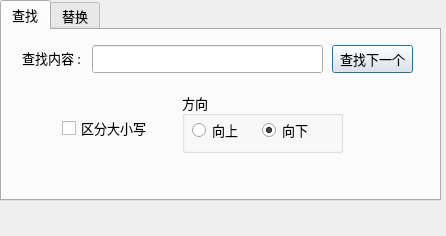
<?xml version="1.0" encoding="UTF-8"?>
<ui version="4.0">
 <class>FindDialog</class>
 <widget class="QDialog" name="FindDialog">
  <property name="geometry">
   <rect>
    <x>0</x>
    <y>0</y>
    <width>446</width>
    <height>236</height>
   </rect>
  </property>
  <property name="sizePolicy">
   <sizepolicy hsizetype="Fixed" vsizetype="Fixed">
    <horstretch>0</horstretch>
    <verstretch>0</verstretch>
   </sizepolicy>
  </property>
  <property name="minimumSize">
   <size>
    <width>446</width>
    <height>236</height>
   </size>
  </property>
  <property name="maximumSize">
   <size>
    <width>446</width>
    <height>236</height>
   </size>
  </property>
  <property name="font">
   <font>
    <family>微软雅黑</family>
    <pointsize>10</pointsize>
   </font>
  </property>
  <property name="windowTitle">
   <string>查找</string>
  </property>
  <widget class="QLabel" name="labelError">
   <property name="geometry">
    <rect>
     <x>10</x>
     <y>208</y>
     <width>421</width>
     <height>21</height>
    </rect>
   </property>
   <property name="styleSheet">
    <string notr="true"/>
   </property>
   <property name="text">
    <string/>
   </property>
  </widget>
  <widget class="QTabWidget" name="tabWidget">
   <property name="geometry">
    <rect>
     <x>0</x>
     <y>0</y>
     <width>441</width>
     <height>201</height>
    </rect>
   </property>
   <property name="currentIndex">
    <number>0</number>
   </property>
   <widget class="QWidget" name="tabFind">
    <attribute name="title">
     <string>查找</string>
    </attribute>
    <widget class="QGroupBox" name="groupBox">
     <property name="geometry">
      <rect>
       <x>180</x>
       <y>62</y>
       <width>161</width>
       <height>61</height>
      </rect>
     </property>
     <property name="title">
      <string>方向</string>
     </property>
     <widget class="QRadioButton" name="radioButtonBackward">
      <property name="geometry">
       <rect>
        <x>10</x>
        <y>30</y>
        <width>51</width>
        <height>16</height>
       </rect>
      </property>
      <property name="text">
       <string>向上</string>
      </property>
     </widget>
     <widget class="QRadioButton" name="radioButtonForward">
      <property name="geometry">
       <rect>
        <x>80</x>
        <y>30</y>
        <width>51</width>
        <height>16</height>
       </rect>
      </property>
      <property name="text">
       <string>向下</string>
      </property>
      <property name="checked">
       <bool>true</bool>
      </property>
     </widget>
    </widget>
    <widget class="QCheckBox" name="checkBoxCaseSensitive">
     <property name="geometry">
      <rect>
       <x>60</x>
       <y>90</y>
       <width>91</width>
       <height>16</height>
      </rect>
     </property>
     <property name="text">
      <string>区分大小写</string>
     </property>
    </widget>
    <widget class="QLineEdit" name="lineEdit">
     <property name="geometry">
      <rect>
       <x>90</x>
       <y>15</y>
       <width>231</width>
       <height>28</height>
      </rect>
     </property>
    </widget>
    <widget class="QPushButton" name="pushButtonFind">
     <property name="geometry">
      <rect>
       <x>330</x>
       <y>15</y>
       <width>81</width>
       <height>28</height>
      </rect>
     </property>
     <property name="text">
      <string>查找下一个</string>
     </property>
    </widget>
    <widget class="QLabel" name="label">
     <property name="geometry">
      <rect>
       <x>20</x>
       <y>20</y>
       <width>61</width>
       <height>16</height>
      </rect>
     </property>
     <property name="text">
      <string>查找内容 :</string>
     </property>
    </widget>
   </widget>
   <widget class="QWidget" name="tabReplace">
    <attribute name="title">
     <string>替换</string>
    </attribute>
    <widget class="QLabel" name="label_2">
     <property name="geometry">
      <rect>
       <x>20</x>
       <y>18</y>
       <width>41</width>
       <height>21</height>
      </rect>
     </property>
     <property name="font">
      <font>
       <family>微软雅黑</family>
       <pointsize>10</pointsize>
      </font>
     </property>
     <property name="text">
      <string>查找：</string>
     </property>
    </widget>
    <widget class="QLineEdit" name="lineEditReplace">
     <property name="geometry">
      <rect>
       <x>70</x>
       <y>53</y>
       <width>261</width>
       <height>28</height>
      </rect>
     </property>
    </widget>
    <widget class="QLabel" name="label_3">
     <property name="geometry">
      <rect>
       <x>10</x>
       <y>60</y>
       <width>51</width>
       <height>16</height>
      </rect>
     </property>
     <property name="font">
      <font>
       <family>微软雅黑</family>
       <pointsize>10</pointsize>
      </font>
     </property>
     <property name="text">
      <string>替换为：</string>
     </property>
    </widget>
    <widget class="QLineEdit" name="lineEditFind">
     <property name="geometry">
      <rect>
       <x>70</x>
       <y>15</y>
       <width>261</width>
       <height>28</height>
      </rect>
     </property>
    </widget>
    <widget class="QPushButton" name="pushButtonReplace">
     <property name="geometry">
      <rect>
       <x>350</x>
       <y>13</y>
       <width>75</width>
       <height>28</height>
      </rect>
     </property>
     <property name="text">
      <string>替换</string>
     </property>
    </widget>
    <widget class="QPushButton" name="pushButtonReplaceAll">
     <property name="geometry">
      <rect>
       <x>350</x>
       <y>52</y>
       <width>75</width>
       <height>28</height>
      </rect>
     </property>
     <property name="text">
      <string>替换全部</string>
     </property>
    </widget>
    <widget class="QGroupBox" name="groupBox_2">
     <property name="geometry">
      <rect>
       <x>200</x>
       <y>90</y>
       <width>151</width>
       <height>61</height>
      </rect>
     </property>
     <property name="title">
      <string>方向</string>
     </property>
     <widget class="QRadioButton" name="radioButtonBackward_2">
      <property name="geometry">
       <rect>
        <x>10</x>
        <y>30</y>
        <width>51</width>
        <height>16</height>
       </rect>
      </property>
      <property name="text">
       <string>向上</string>
      </property>
     </widget>
     <widget class="QRadioButton" name="radioButtonForward_2">
      <property name="geometry">
       <rect>
        <x>80</x>
        <y>30</y>
        <width>51</width>
        <height>16</height>
       </rect>
      </property>
      <property name="text">
       <string>向下</string>
      </property>
      <property name="checked">
       <bool>true</bool>
      </property>
     </widget>
    </widget>
    <widget class="QCheckBox" name="checkBoxCaseSensitive_2">
     <property name="geometry">
      <rect>
       <x>80</x>
       <y>120</y>
       <width>91</width>
       <height>16</height>
      </rect>
     </property>
     <property name="text">
      <string>区分大小写</string>
     </property>
    </widget>
   </widget>
  </widget>
 </widget>
 <tabstops>
  <tabstop>lineEdit</tabstop>
  <tabstop>pushButtonFind</tabstop>
  <tabstop>checkBoxCaseSensitive</tabstop>
  <tabstop>radioButtonBackward</tabstop>
  <tabstop>radioButtonForward</tabstop>
  <tabstop>lineEditFind</tabstop>
  <tabstop>lineEditReplace</tabstop>
  <tabstop>pushButtonReplace</tabstop>
  <tabstop>pushButtonReplaceAll</tabstop>
  <tabstop>checkBoxCaseSensitive_2</tabstop>
  <tabstop>radioButtonBackward_2</tabstop>
  <tabstop>radioButtonForward_2</tabstop>
  <tabstop>tabWidget</tabstop>
 </tabstops>
 <resources/>
 <connections/>
</ui>
